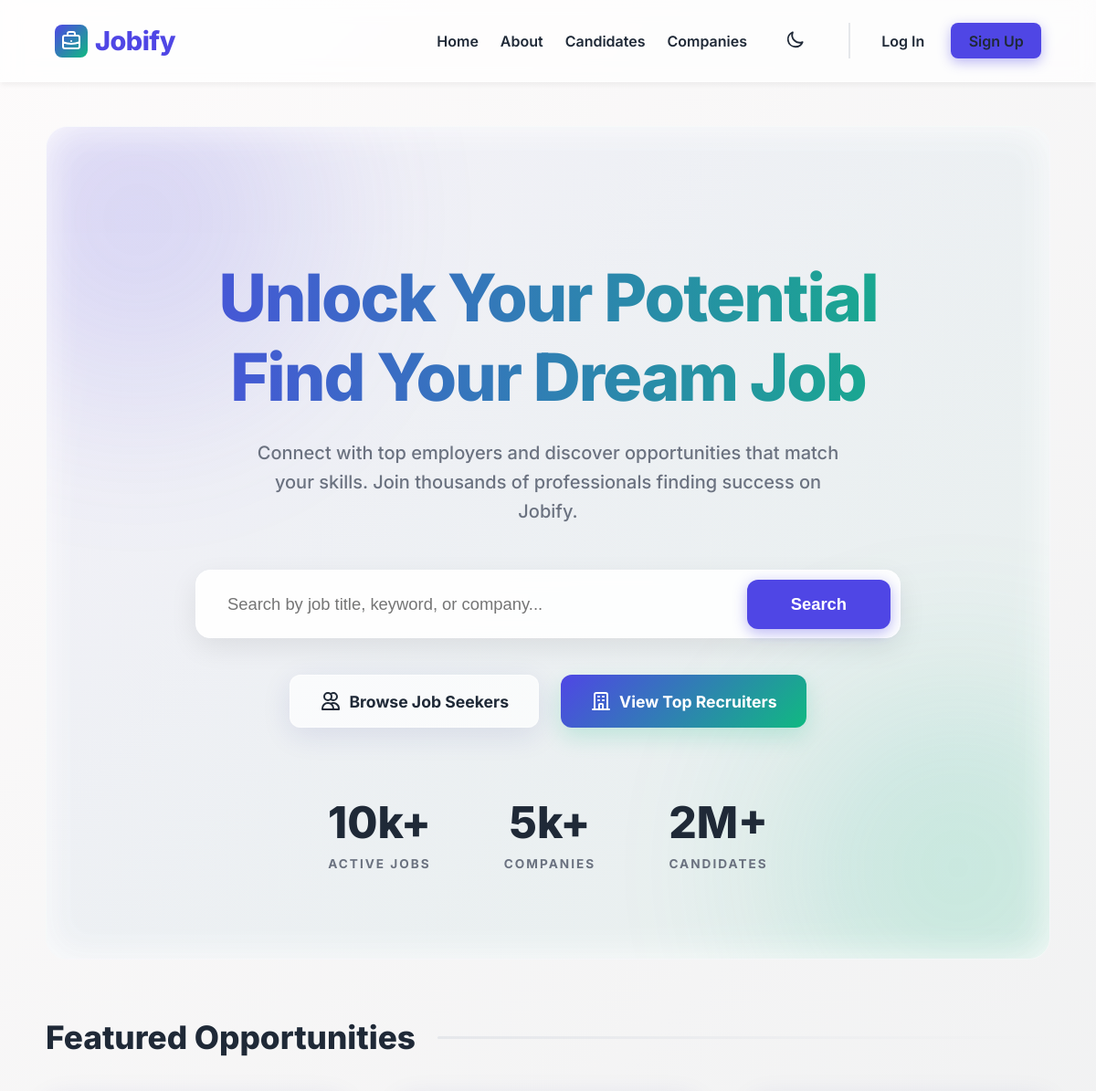
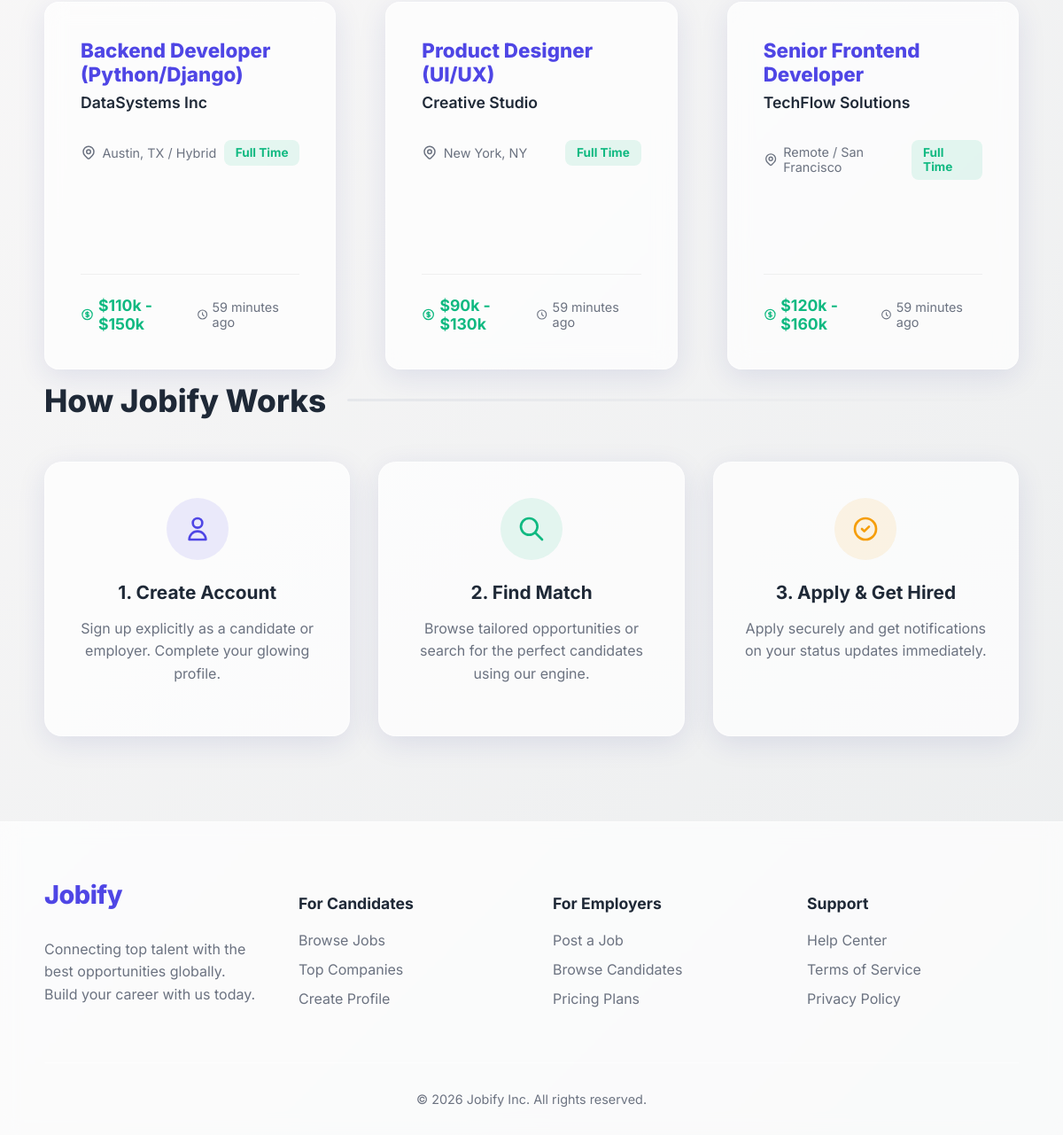
The page / on the database its author committed (2 pictures, top to bottom).
### jobs/models.py (models this page shows, shortened)
class Job(models.Model):
    JOB_TYPES = (
        ('Full Time', 'Full Time'),
        ('Part Time', 'Part Time'),
        ('Contract', 'Contract'),
        ('Internship', 'Internship'),
    )
    recruiter = models.ForeignKey(settings.AUTH_USER_MODEL, on_delete=models.CASCADE, limit_choices_to={'is_recruiter': True})
    title = models.CharField(max_length=200)
    company_name = models.CharField(max_length=200)
    location = models.CharField(max_length=200)
    salary_range = models.CharField(max_length=100, blank=True)
    job_type = models.CharField(max_length=50, choices=JOB_TYPES)
    description = models.TextField()
    requirements = models.TextField()
    created_at = models.DateTimeField(auto_now_add=True)

### jobs/views.py (the view)
# urls.py: 2. Add a URL to urlpatterns:  path('', views.home, name='home')
def home(request):
    jobs = Job.objects.all().order_by('-created_at')
    q = request.GET.get('q', '')
    if q:
        jobs = jobs.filter(title__icontains=q) | jobs.filter(company_name__icontains=q)
    return render(request, 'jobs/home.html', {'jobs': jobs, 'query': q})

### templates/jobs/home.html (shortened to what this page needs)
{% extends 'base.html' %}
{% block content %}
<div class="hero-section">
    <div class="hero-blob-1"></div>
    <div class="hero-blob-2"></div>
    <h1 class="hero-title">Unlock Your Potential<br>Find Your Dream Job</h1>
    <p class="hero-subtitle">Connect with top employers and discover opportunities that match your skills. Join thousands of professionals finding success on Jobify.</p>
    <form method="get" action="{% url 'jobs:home' %}" class="search-container">
        <input type="text" name="q" placeholder="Search by job title, keyword, or company..." value="{{ query }}" class="search-input">
        <button type="submit" class="btn-primary search-btn">Search</button>
    </form>
    <div style="margin-top: 2.5rem; display: flex; justify-content: center; gap: 1.5rem;">
        <a href="{% url 'accounts:seekers_list' %}" style="display: flex; align-items: center; gap: 0.5rem; padding: 1rem 2rem; background: var(--surface-color); color: var(--text-color); border-radius: 12px; font-size: 1.1rem; font-weight: 700; text-decoration: none; box-shadow: var(--shadow); border: 1px solid var(--surface-borde); transition: all 0.3s ease;" onmouseover="this.style.transform='translateY(-3px)';" onmouseout="this.style.transform='translateY(0)';">
            <svg width="24" height="24" fill="none" stroke="currentColor" viewBox="0 0 24 24"><path stroke-linecap="round" stroke-linejoin="round" stroke-width="2" d="M12 4.354a4 4 0 110 5.292M15 21H3v-1a6 6 0 0112 0v1zm0 0h6v-1a6 6 0 00-9-5.197M13 7a4 4 0 11-8 0 4 4 0 018 0z"></path></svg>
            Browse Job Seekers
        </a>
        <a href="{% url 'accounts:recruiters_list' %}" style="display: flex; align-items: center; gap: 0.5rem; padding: 1rem 2rem; background: linear-gradient(135deg, var(--primary-color), var(--secondary-color)); color: white; border-radius: 12px; font-size: 1.1rem; font-weight: 700; text-decoration: none; box-shadow: 0 10px 25px rgba(16, 185, 129, 0.2); transition: all 0.3s ease;" onmouseover="this.style.transform='translateY(-3px)'; this.style.boxShadow='0 15px 30px rgba(16, 185, 129, 0.3)';" onmouseout="this.style.transform='translateY(0)'; this.style.boxShadow='0 10px 25px rgba(16, 185, 129, 0.2)';">
            <svg width="24" height="24" fill="none" stroke="currentColor" viewBox="0 0 24 24"><path stroke-linecap="round" stroke-linejoin="round" stroke-width="2" d="M19 21V5a2 2 0 00-2-2H7a2 2 0 00-2 2v16m14 0h2m-2 0h-5m-9 0H3m2 0h5M9 7h1m-1 4h1m4-4h1m-1 4h1m-5 10v-5a1 1 0 011-1h2a1 1 0 011 1v5m-4 0h4"></path></svg>
            View Top Recruiters
        </a>
    </div>
    <div class="stats-container">
        <div class="stat-item">
            <div class="stat-number">10k+</div>
            <div class="stat-label">Active Jobs</div>
        </div>
        <div class="stat-item">
            <div class="stat-number">5k+</div>
            <div class="stat-label">Companies</div>
        </div>
        <div class="stat-item">
            <div class="stat-number">2M+</div>
            <div class="stat-label">Candidates</div>
        </div>
    </div>
</div>
<h2 class="section-title">{% if query %}Search Results for "{{ query }}"{% else %}Featured Opportunities{% endif %}</h2>
<div class="job-grid">
    {% for job in jobs %}
        <a href="{% url 'jobs:job_detail' job.pk %}" style="text-decoration: none; color: inherit; display: block; height: 100%;">
            <div class="glass-panel job-card">
                <div class="job-card-header">
                    <div>
                        <h3 class="job-title" style="font-size: 1.4rem;">{{ job.title }}</h3>
                        <div class="company-name" style="font-size: 1.1rem; color: var(--text-color);">{{ job.company_name }}</div>
                    </div>
                </div>
                <div class="job-meta" style="margin-top: 1rem; align-items: center;">
                    <span style="display: flex; align-items: center; gap: 0.4rem;">
                        {{ job.location }}
                    </span>
                    <span class="job-type-badge">{{ job.job_type }}</span>
                </div>
                <div style="display: flex; justify-content: space-between; align-items: center; margin-top: auto; padding-top: 1.5rem; border-top: 1px solid rgba(0,0,0,0.05);">
                    {% if job.salary_range %}
                        <div style="font-weight: 700; color: #10B981; font-size: 1.1rem; display: flex; align-items: center; gap: 0.3rem;">
                            {{ job.salary_range }}
                        </div>
                    {% else %}
                        <div style="color: var(--text-muted); font-size: 0.95rem;">Salary undisclosed</div>
                    {% endif %}
                    <div style="color: var(--text-muted); font-size: 0.9rem; display: flex; align-items: center; gap: 0.3rem;">
                        <svg width="14" height="14" fill="none" stroke="currentColor" viewBox="0 0 24 24"><path stroke-linecap="round" stroke-linejoin="round" stroke-width="2" d="M12 8v4l3 3m6-3a9 9 0 11-18 0 9 9 0 0118 0z"></path></svg>
                        {{ job.created_at|timesince }} ago
                    </div>
                </div>
            </div>
        </a>
    {% endfor %}
</div>
{% if not query %}
<div style="margin-top: 6rem;">
    <h2 class="section-title" style="justify-content: center; text-align: center; font-size: 2.2rem; margin-bottom: 3rem;">How Jobify Works</h2>
    <div style="display: grid; grid-template-columns: repeat(auto-fit, minmax(280px, 1fr)); gap: 2rem; text-align: center;">
        <div style="background: var(--surface-color); padding: 2.5rem 2rem; border-radius: 20px; box-shadow: var(--shadow); border: 1px solid var(--surface-borde);">
            <div style="width: 70px; height: 70px; background: rgba(79, 70, 229, 0.1); color: var(--primary-color); border-radius: 50%; display: flex; align-items: center; justify-content: center; margin: 0 auto 1.5rem auto;">
                <svg width="32" height="32" fill="none" stroke="currentColor" viewBox="0 0 24 24"><path stroke-linecap="round" stroke-linejoin="round" stroke-width="2" d="M16 7a4 4 0 11-8 0 4 4 0 018 0zM12 14a7 7 0 00-7 7h14a7 7 0 00-7-7z"></path></svg>
            </div>
            <h3 style="font-size: 1.3rem; margin-bottom: 1rem;">1. Create Account</h3>
            <p style="color: var(--text-muted); line-height: 1.6;">Sign up explicitly as a candidate or employer. Complete your glowing profile.</p>
        </div>
        <div style="background: var(--surface-color); padding: 2.5rem 2rem; border-radius: 20px; box-shadow: var(--shadow); border: 1px solid var(--surface-borde);">
            <div style="width: 70px; height: 70px; background: rgba(16, 185, 129, 0.1); color: var(--secondary-color); border-radius: 50%; display: flex; align-items: center; justify-content: center; margin: 0 auto 1.5rem auto;">
                <svg width="32" height="32" fill="none" stroke="currentColor" viewBox="0 0 24 24"><path stroke-linecap="round" stroke-linejoin="round" stroke-width="2" d="M21 21l-6-6m2-5a7 7 0 11-14 0 7 7 0 0114 0z"></path></svg>
            </div>
            <h3 style="font-size: 1.3rem; margin-bottom: 1rem;">2. Find Match</h3>
            <p style="color: var(--text-muted); line-height: 1.6;">Browse tailored opportunities or search for the perfect candidates using our engine.</p>
        </div>
        <div style="background: var(--surface-color); padding: 2.5rem 2rem; border-radius: 20px; box-shadow: var(--shadow); border: 1px solid var(--surface-borde);">
            <div style="width: 70px; height: 70px; background: rgba(245, 158, 11, 0.1); color: #F59E0B; border-radius: 50%; display: flex; align-items: center; justify-content: center; margin: 0 auto 1.5rem auto;">
                <svg width="32" height="32" fill="none" stroke="currentColor" viewBox="0 0 24 24"><path stroke-linecap="round" stroke-linejoin="round" stroke-width="2" d="M9 12l2 2 4-4m6 2a9 9 0 11-18 0 9 9 0 0118 0z"></path></svg>
            </div>
            <h3 style="font-size: 1.3rem; margin-bottom: 1rem;">3. Apply & Get Hired</h3>
            <p style="color: var(--text-muted); line-height: 1.6;">Apply securely and get notifications on your status updates immediately.</p>
        </div>
    </div>
</div>
{% endif %}
{% endblock %}

### rows shown on the page
Job: title "Backend Developer (Python/Django)", company_name "DataSystems Inc", location "Austin, TX / Hybrid", job_type "Full Time", salary_range "$110k - $150k", created_at "59 minutes"
Job: title "Product Designer (UI/UX)", company_name "Creative Studio", location "New York, NY", job_type "Full Time", salary_range "$90k - $130k", created_at "59 minutes"
Job: title "Senior Frontend Developer", company_name "TechFlow Solutions", location "Remote / San Francisco", job_type "Full Time", salary_range "$120k - $160k", created_at "59 minutes"
